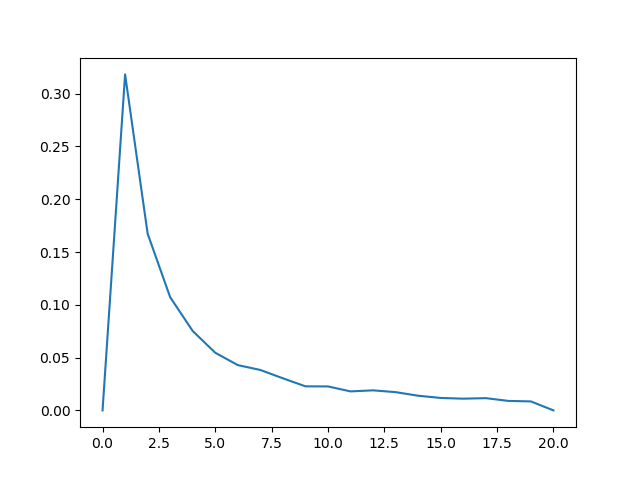

This chart was generated by the following Python code:
import random
import sys
import re
import time
import copy
import numpy as np
import csv
import bisect
import matplotlib.pyplot as plt
sys.path.append('/usr/local/lib/python3.6/dist-packages')

def main():
    n = 20
    i = 0
    x = np.arange(n + 1)
    count = np.zeros(n + 1)
    while(i < 10000):
        set_l = 0
        if(set_l == 0):
            while(1):
                u1 = np.random.rand()
                u2 = np.random.rand()
                if(u1 != 0 and u2 != 0):
                    break
            r = np.sqrt(-2 * np.log(u1))
            t = (np.pi * u2) / 2

            y1 = r * np.cos(t)
            y2 = r * np.sin(t)

            set_l = 1
            y = y1
        elif(set_l == 1):
            y = y2
            set_l = 0

        rand = ((0.25) / np.square(y))

        if(rand <= 20 and rand >= 1):
            i += 1
            count[int(rand)] += 1
    
    plt.plot(x ,count / 10000)
    s = r"C:\Users\imada\Desktop\Research\tsp\levy.png"
    plt.savefig(s)

if __name__ == '__main__':
    main()